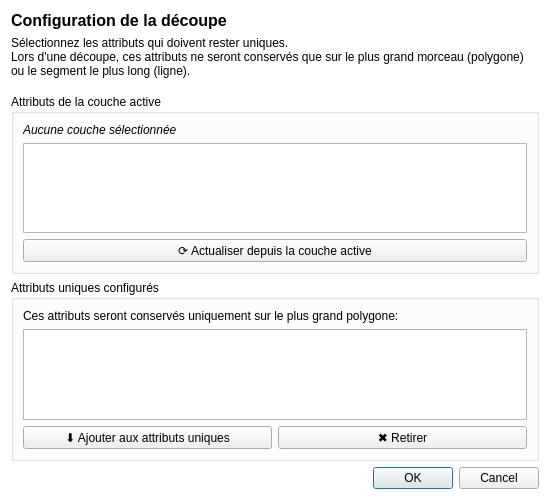
<?xml version="1.0" encoding="UTF-8"?>
<ui version="4.0">
 <class>DialogSmartCutConfig</class>
 <widget class="QDialog" name="DialogSmartCutConfig">
  <property name="geometry">
   <rect>
    <x>0</x>
    <y>0</y>
    <width>550</width>
    <height>500</height>
   </rect>
  </property>
  <property name="windowTitle">
   <string>Configuration - Découpe</string>
  </property>
  <property name="styleSheet">
   <string notr="true">QDialog {background-color: rgb(255, 255, 255)}</string>
  </property>
  <layout class="QVBoxLayout" name="verticalLayout">
   <item>
    <widget class="QLabel" name="labelTitle">
     <property name="text">
      <string>&lt;html&gt;&lt;head/&gt;&lt;body&gt;&lt;p&gt;&lt;span style=&quot; font-size:12pt; font-weight:600;&quot;&gt;Configuration de la découpe&lt;/span&gt;&lt;/p&gt;&lt;/body&gt;&lt;/html&gt;</string>
     </property>
     <property name="wordWrap">
      <bool>true</bool>
     </property>
    </widget>
   </item>
   <item>
    <widget class="QLabel" name="labelDescription">
     <property name="text">
      <string>Sélectionnez les attributs qui doivent rester uniques.
Lors d'une découpe, ces attributs ne seront conservés que sur le plus grand morceau (polygone) ou le segment le plus long (ligne).</string>
     </property>
     <property name="wordWrap">
      <bool>true</bool>
     </property>
    </widget>
   </item>
   <item>
    <spacer name="verticalSpacer1">
     <property name="orientation">
      <enum>Qt::Vertical</enum>
     </property>
     <property name="sizeType">
      <enum>QSizePolicy::Fixed</enum>
     </property>
     <property name="sizeHint" stdset="0">
      <size>
       <width>20</width>
       <height>10</height>
      </size>
     </property>
    </spacer>
   </item>
   <item>
    <widget class="QGroupBox" name="groupBoxLayer">
     <property name="title">
      <string>Attributs de la couche active</string>
     </property>
     <layout class="QVBoxLayout" name="verticalLayout_2">
      <item>
       <widget class="QLabel" name="labelLayerInfo">
        <property name="text">
         <string>&lt;i&gt;Aucune couche sélectionnée&lt;/i&gt;</string>
        </property>
        <property name="wordWrap">
         <bool>true</bool>
        </property>
       </widget>
      </item>
      <item>
       <widget class="QListWidget" name="listAvailableFields">
        <property name="selectionMode">
         <enum>QAbstractItemView::MultiSelection</enum>
        </property>
       </widget>
      </item>
      <item>
       <widget class="QPushButton" name="btnRefreshLayer">
        <property name="text">
         <string>⟳ Actualiser depuis la couche active</string>
        </property>
       </widget>
      </item>
     </layout>
    </widget>
   </item>
   <item>
    <widget class="QGroupBox" name="groupBoxUnique">
     <property name="title">
      <string>Attributs uniques configurés</string>
     </property>
     <layout class="QVBoxLayout" name="verticalLayout_3">
      <item>
       <widget class="QLabel" name="labelUniqueInfo">
        <property name="text">
         <string>Ces attributs seront conservés uniquement sur le plus grand polygone:</string>
        </property>
        <property name="wordWrap">
         <bool>true</bool>
        </property>
       </widget>
      </item>
      <item>
       <widget class="QListWidget" name="listUniqueAttrs">
        <property name="selectionMode">
         <enum>QAbstractItemView::MultiSelection</enum>
        </property>
       </widget>
      </item>
      <item>
       <layout class="QHBoxLayout" name="horizontalLayout">
        <item>
         <widget class="QPushButton" name="btnAddToUnique">
          <property name="text">
           <string>⬇ Ajouter aux attributs uniques</string>
          </property>
         </widget>
        </item>
        <item>
         <widget class="QPushButton" name="btnRemoveFromUnique">
          <property name="text">
           <string>✖ Retirer</string>
          </property>
         </widget>
        </item>
       </layout>
      </item>
     </layout>
    </widget>
   </item>
   <item>
    <widget class="QDialogButtonBox" name="buttonBox">
     <property name="orientation">
      <enum>Qt::Horizontal</enum>
     </property>
     <property name="standardButtons">
      <set>QDialogButtonBox::Cancel|QDialogButtonBox::Ok</set>
     </property>
    </widget>
   </item>
  </layout>
 </widget>
 <resources/>
 <connections>
  <connection>
   <sender>buttonBox</sender>
   <signal>accepted()</signal>
   <receiver>DialogSmartCutConfig</receiver>
   <slot>accept()</slot>
   <hints>
    <hint type="sourcelabel">
     <x>274</x>
     <y>469</y>
    </hint>
    <hint type="destinationlabel">
     <x>157</x>
     <y>274</y>
    </hint>
   </hints>
  </connection>
  <connection>
   <sender>buttonBox</sender>
   <signal>rejected()</signal>
   <receiver>DialogSmartCutConfig</receiver>
   <slot>reject()</slot>
   <hints>
    <hint type="sourcelabel">
     <x>342</x>
     <y>469</y>
    </hint>
    <hint type="destinationlabel">
     <x>286</x>
     <y>274</y>
    </hint>
   </hints>
  </connection>
 </connections>
</ui>
